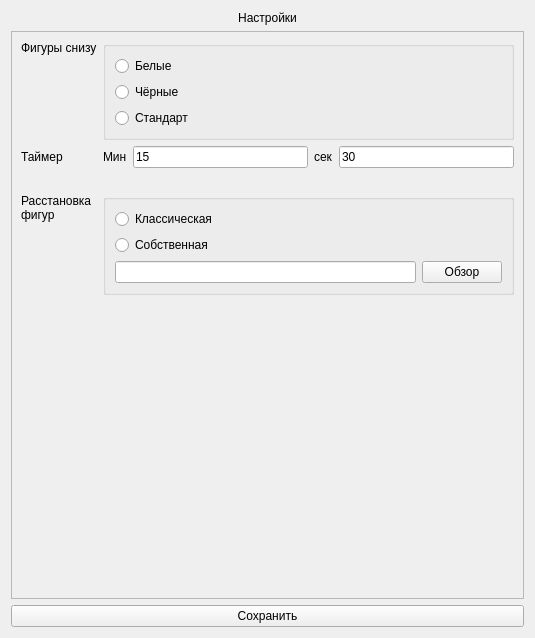
<?xml version="1.0" encoding="UTF-8"?>
<ui version="4.0">
 <class>SettingsWindow</class>
 <widget class="QWidget" name="SettingsWindow">
  <property name="geometry">
   <rect>
    <x>0</x>
    <y>0</y>
    <width>535</width>
    <height>638</height>
   </rect>
  </property>
  <property name="windowTitle">
   <string>Form</string>
  </property>
  <layout class="QVBoxLayout" name="verticalLayout">
   <item>
    <widget class="QLabel" name="label">
     <property name="sizePolicy">
      <sizepolicy hsizetype="Preferred" vsizetype="Fixed">
       <horstretch>0</horstretch>
       <verstretch>0</verstretch>
      </sizepolicy>
     </property>
     <property name="text">
      <string>Настройки</string>
     </property>
     <property name="alignment">
      <set>Qt::AlignmentFlag::AlignCenter</set>
     </property>
    </widget>
   </item>
   <item>
    <widget class="QScrollArea" name="scrollArea">
     <property name="widgetResizable">
      <bool>true</bool>
     </property>
     <widget class="QWidget" name="scrollAreaWidgetContents">
      <property name="geometry">
       <rect>
        <x>0</x>
        <y>0</y>
        <width>511</width>
        <height>551</height>
       </rect>
      </property>
      <layout class="QFormLayout" name="formLayout">
       <item row="0" column="0">
        <widget class="QLabel" name="label_2">
         <property name="sizePolicy">
          <sizepolicy hsizetype="Preferred" vsizetype="Fixed">
           <horstretch>0</horstretch>
           <verstretch>0</verstretch>
          </sizepolicy>
         </property>
         <property name="text">
          <string>Фигуры снизу</string>
         </property>
        </widget>
       </item>
       <item row="2" column="0">
        <widget class="QLabel" name="label_3">
         <property name="sizePolicy">
          <sizepolicy hsizetype="Fixed" vsizetype="Preferred">
           <horstretch>0</horstretch>
           <verstretch>0</verstretch>
          </sizepolicy>
         </property>
         <property name="text">
          <string>Таймер</string>
         </property>
        </widget>
       </item>
       <item row="3" column="0">
        <widget class="QLabel" name="label_4">
         <property name="sizePolicy">
          <sizepolicy hsizetype="Preferred" vsizetype="Fixed">
           <horstretch>0</horstretch>
           <verstretch>0</verstretch>
          </sizepolicy>
         </property>
         <property name="text">
          <string/>
         </property>
        </widget>
       </item>
       <item row="2" column="1">
        <layout class="QHBoxLayout" name="horizontalLayout_2">
         <property name="sizeConstraint">
          <enum>QLayout::SizeConstraint::SetDefaultConstraint</enum>
         </property>
         <item>
          <widget class="QLabel" name="label_6">
           <property name="sizePolicy">
            <sizepolicy hsizetype="Preferred" vsizetype="Fixed">
             <horstretch>0</horstretch>
             <verstretch>0</verstretch>
            </sizepolicy>
           </property>
           <property name="text">
            <string>Мин</string>
           </property>
          </widget>
         </item>
         <item>
          <widget class="QLineEdit" name="lEditMinOnTimer">
           <property name="text">
            <string>15</string>
           </property>
          </widget>
         </item>
         <item>
          <widget class="QLabel" name="label_5">
           <property name="sizePolicy">
            <sizepolicy hsizetype="Preferred" vsizetype="Fixed">
             <horstretch>0</horstretch>
             <verstretch>0</verstretch>
            </sizepolicy>
           </property>
           <property name="text">
            <string>сек</string>
           </property>
          </widget>
         </item>
         <item>
          <widget class="QLineEdit" name="lEditSecOnTimer">
           <property name="text">
            <string>30</string>
           </property>
          </widget>
         </item>
        </layout>
       </item>
       <item row="5" column="0">
        <widget class="QLabel" name="label_7">
         <property name="text">
          <string>Расстановка
фигур</string>
         </property>
         <property name="alignment">
          <set>Qt::AlignmentFlag::AlignLeading|Qt::AlignmentFlag::AlignLeft|Qt::AlignmentFlag::AlignTop</set>
         </property>
        </widget>
       </item>
       <item row="0" column="1">
        <widget class="QGroupBox" name="groupBox">
         <property name="sizePolicy">
          <sizepolicy hsizetype="Minimum" vsizetype="Minimum">
           <horstretch>0</horstretch>
           <verstretch>0</verstretch>
          </sizepolicy>
         </property>
         <property name="title">
          <string/>
         </property>
         <layout class="QVBoxLayout" name="verticalLayout_4">
          <item>
           <widget class="QRadioButton" name="rBtnDownLocateWhite">
            <property name="acceptDrops">
             <bool>false</bool>
            </property>
            <property name="text">
             <string>Белые</string>
            </property>
           </widget>
          </item>
          <item>
           <widget class="QRadioButton" name="rBtnDownLocateBlack">
            <property name="text">
             <string>Чёрные</string>
            </property>
           </widget>
          </item>
          <item>
           <widget class="QRadioButton" name="rBtnDownLocateDefault">
            <property name="text">
             <string>Стандарт</string>
            </property>
           </widget>
          </item>
         </layout>
        </widget>
       </item>
       <item row="5" column="1">
        <widget class="QGroupBox" name="groupBox_2">
         <property name="title">
          <string/>
         </property>
         <layout class="QVBoxLayout" name="verticalLayout_3">
          <item>
           <widget class="QRadioButton" name="rBtnClassicDisposition">
            <property name="text">
             <string>Классическая</string>
            </property>
           </widget>
          </item>
          <item>
           <widget class="QRadioButton" name="rBtnCustomDisposition">
            <property name="text">
             <string>Собственная</string>
            </property>
           </widget>
          </item>
          <item>
           <layout class="QHBoxLayout" name="horizontalLayout_3">
            <item>
             <widget class="QLineEdit" name="lEditFileNameToFigureDisposition"/>
            </item>
            <item>
             <widget class="QPushButton" name="btnSetFileNameToFigureDisposition">
              <property name="text">
               <string>Обзор</string>
              </property>
             </widget>
            </item>
           </layout>
          </item>
         </layout>
        </widget>
       </item>
      </layout>
     </widget>
    </widget>
   </item>
   <item>
    <widget class="QPushButton" name="btnSave">
     <property name="text">
      <string>Сохранить</string>
     </property>
    </widget>
   </item>
  </layout>
 </widget>
 <resources/>
 <connections/>
</ui>
